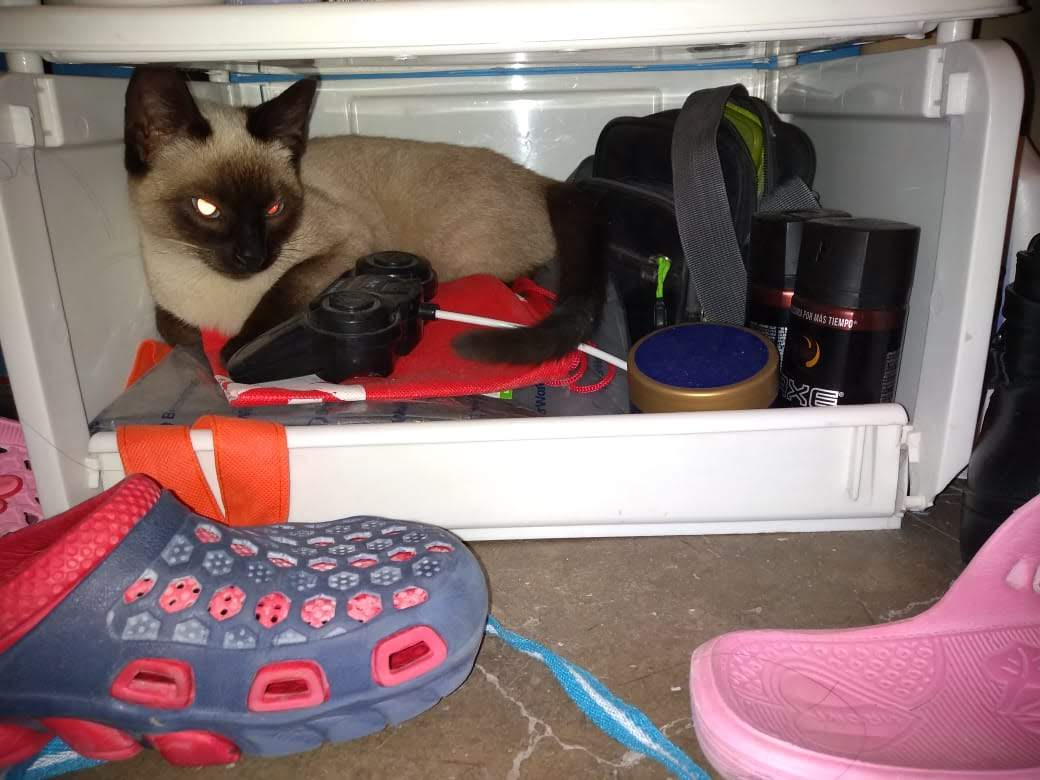
%> input picture Matlab/Practicas/cat.jpg, 1040 x 780 px
$ octave Practica1.m   (GNU Octave 9; MATLAB toolbox functions it lacks are replaced by stand-ins)
%> lines starting %> are read from the running program, lines starting %| are printed output that depends on the picture
clc
clear all
close all
warning of all
% Practica 1 - Procesamiento digital de imagenes

figure(1)
% imagen original
a = imread('cat.jpg'); % lee la imagen  a ocupar
%> a is the input picture: size 780x1040x3 uint8; mean R, G, B 136.7, 114.2, 115.5
% mostramos y colocamos titulo a la imagen original
imshow(a)
title('original image')

sz = size(a); % regresa un vector con las dimensiones de a
%> sz = [780 1040 3]

figure(2)

% Parte A de la practica
picture1=a
subplot(2,2,1) % matriz de 2x2 y lo colocamos en la imagen 1
picture1(1:390,1:520,1); % muestra el color original
picture1(1:390,521:1040,1)=0; % valor uno es cian
picture1(391:780,1:520,2)=0; %  %valor dos es guinda
picture1(391:780,521:1040,3)=0; %valor tres es amarilla
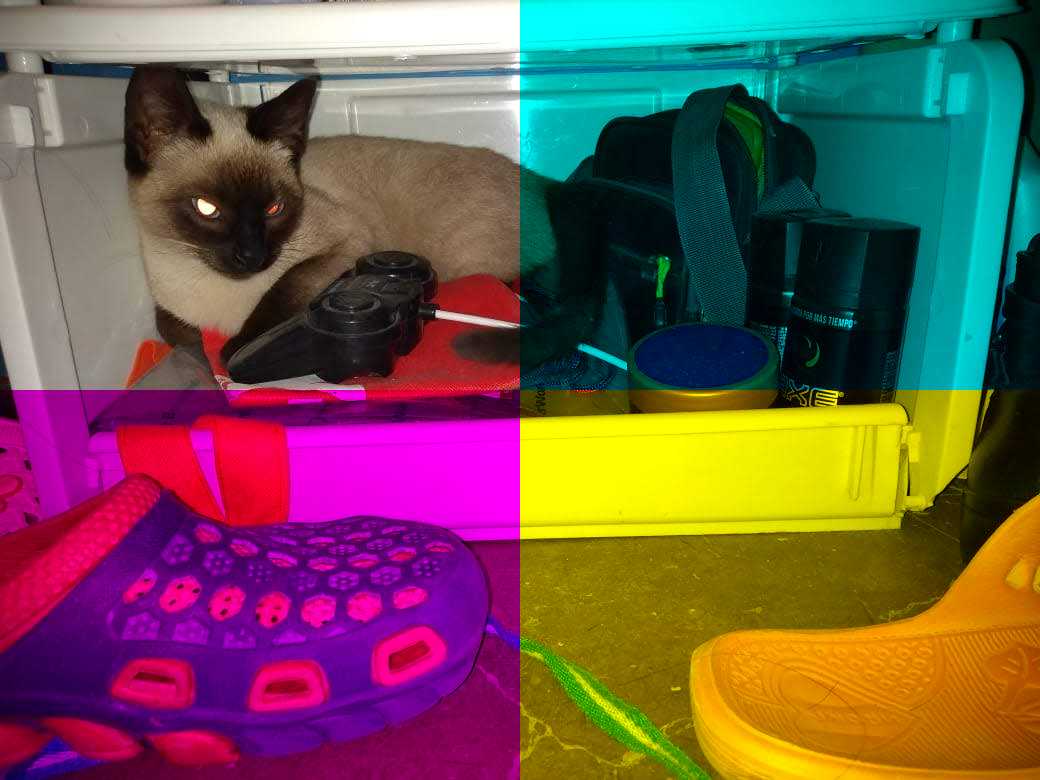
%> picture1: size 780x1040x3 uint8; mean R, G, B 112.4, 86.3, 78.4
imshow(picture1);
title('Parte A')
%Parte B
picture2=a;
subplot(2,2,2)
picture2(:,1:346,[2 3])=0; % color rojo
picture2(:,347:693,[1 3])=0; % color verde
picture2(:,694:1040,[1 2])=0;%color azul
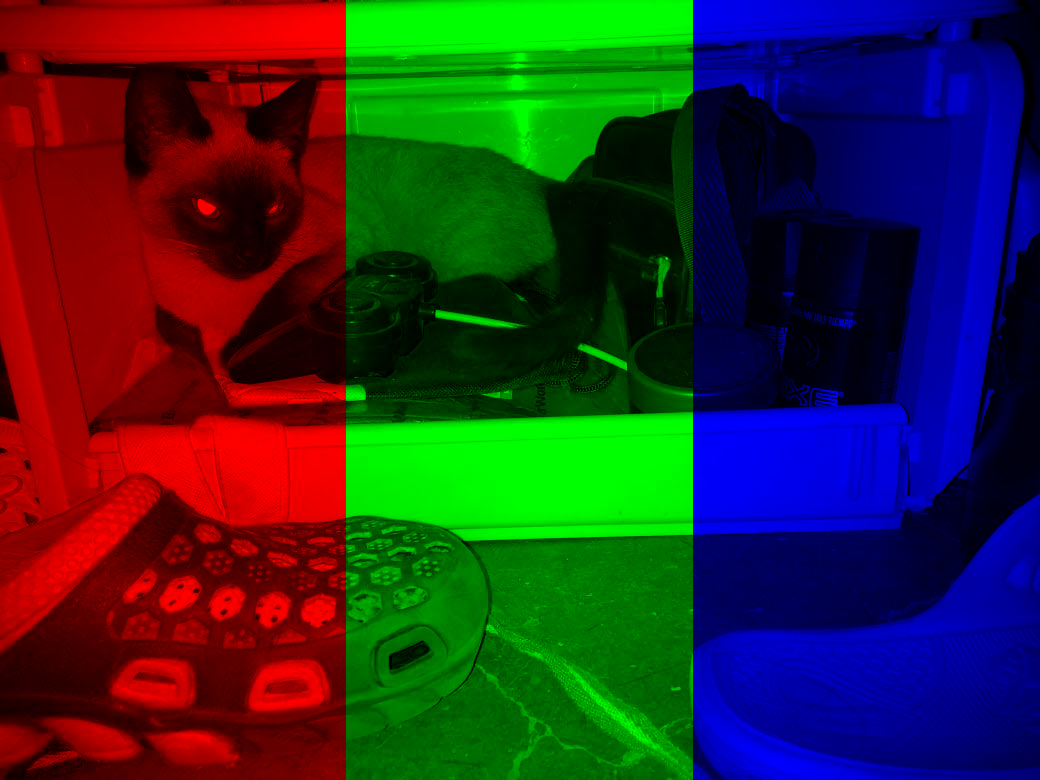
%> picture2: size 780x1040x3 uint8; mean R, G, B 44.1, 42.6, 40
imshow(picture2);
title('Parte B')
%Parte C
picture3=a;
subplot(2,2,3)
picture3(1:260,:,[2 3])=0;
picture3(261:520,:,[1 3])=0;
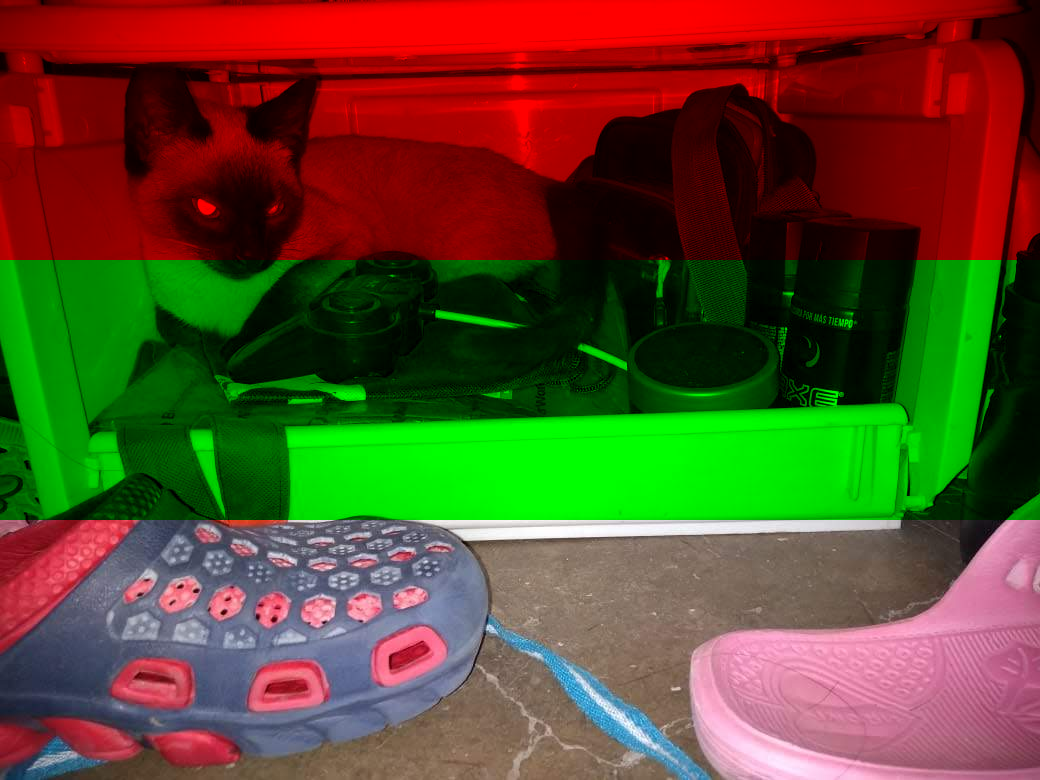
%> picture3: size 780x1040x3 uint8; mean R, G, B 90.6, 74.2, 40.3
picture3(521:780,:,[1 2])=0;
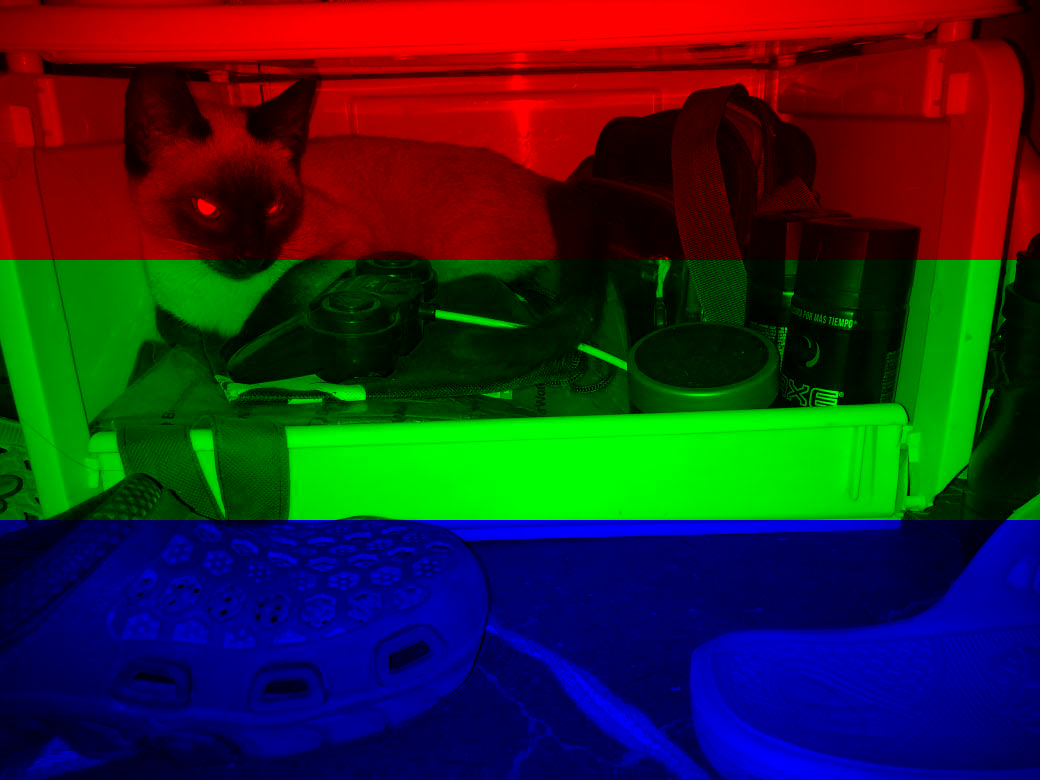
%> picture3: size 780x1040x3 uint8; mean R, G, B 42, 38.1, 40.3
imshow(picture3);
title('Parte C')
Parte D
%> (this line was passed over: Parte is not available in this run)
picture4=a;
subplot(2,2,4)
picture4(60:576,470:530,[1 3])=0; %G
picture4(60:120,258:742,[1 3])=0; %G
picture4(516:576,258:742,[1 3])=0; %G

picture4(1:780,1:257,[2 3])=0; %R
picture4(121:515,258:469,[2 3])=0; %R
picture4(1:59,258:519,[2 3])=0; %R
picture4(577:780,258:519,[2 3])=0; %R

picture4(1:780,743:1040,[1 2])=0; %B
picture4(121:515,531:742,[1 2])=0; %B
picture4(1:59,520:742,[1 2])=0; %B
picture4(577:780,520:742,[1 2])=0; %B
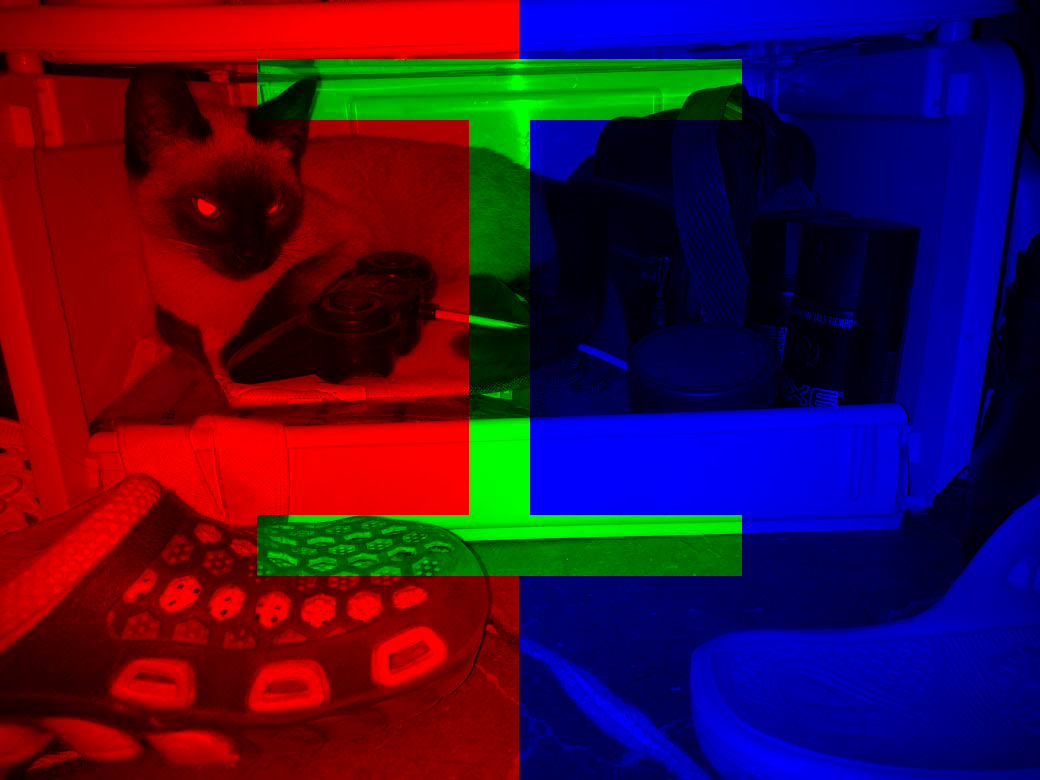
%> picture4: size 780x1040x3 uint8; mean R, G, B 60, 14.3, 54.9
imshow(picture4);
title('Parte D')

$ run again, with Matlab/Practicas/arbol.jpg copied over Matlab/Practicas/cat.jpg
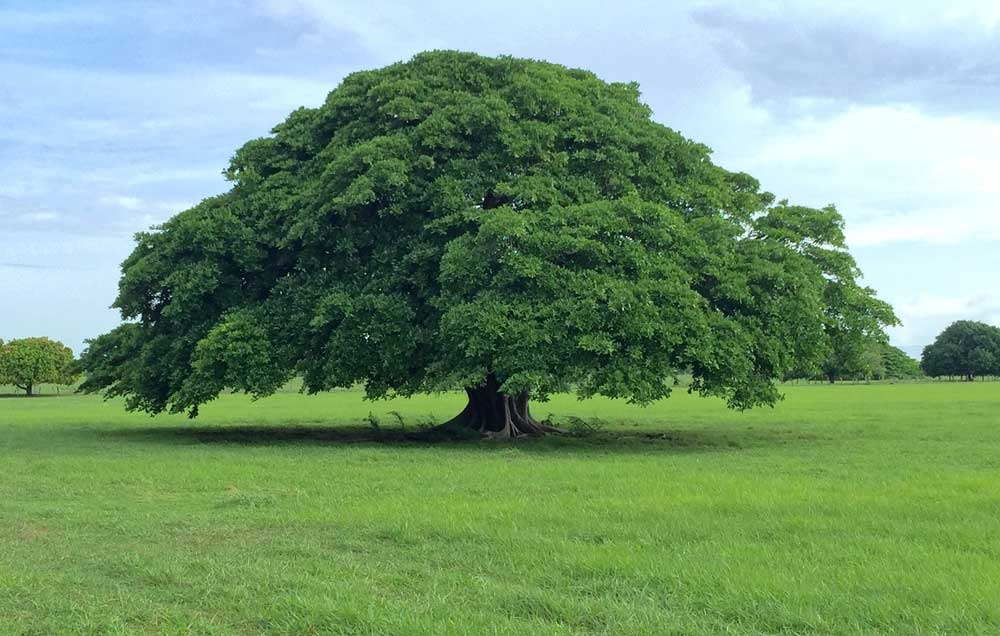
%> input picture Matlab/Practicas/arbol.jpg, 1000 x 636 px
%> a is the input picture: size 636x1000x3 uint8; mean R, G, B 118.6, 152.8, 118.5
%> `picture1(391:780,521:1040,3)=0;`:
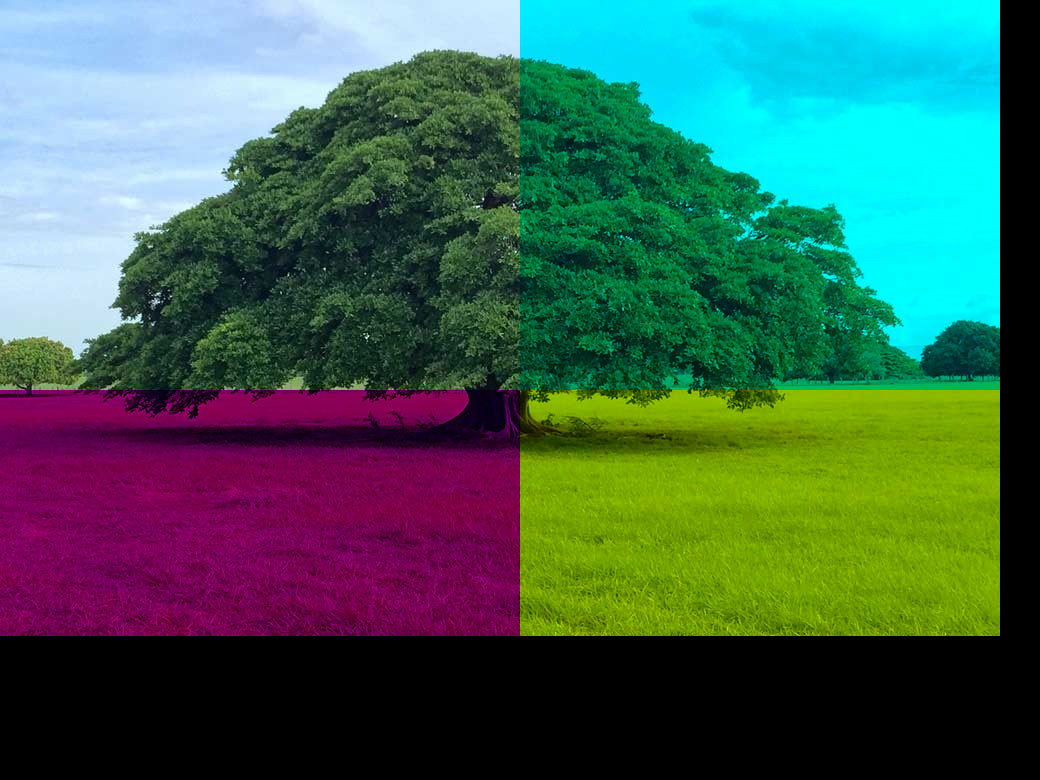
%> picture1: size 780x1040x3 uint8; mean R, G, B 60.8, 96.5, 82.6
%> `picture4(577:780,520:742,[1 2])=0;`:
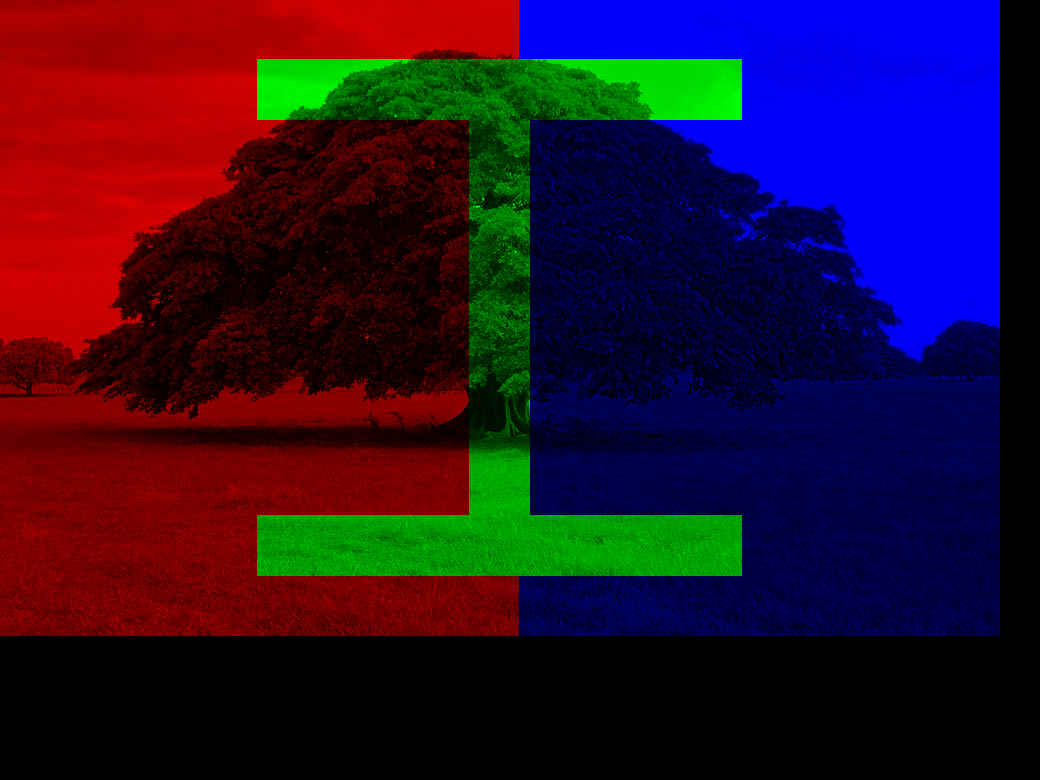
%> picture4: size 780x1040x3 uint8; mean R, G, B 38.5, 14.1, 41.9
